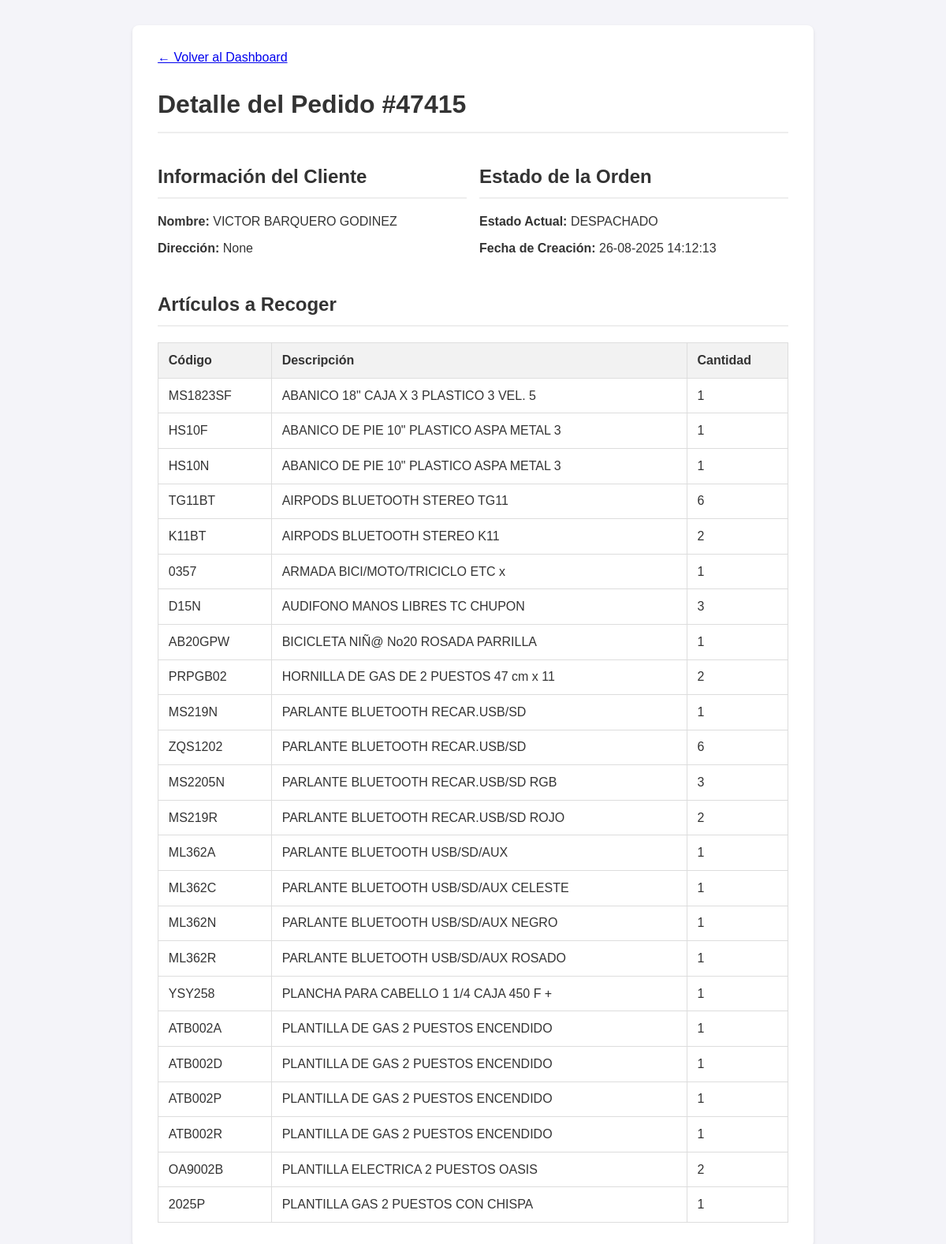
/orden/22 (signed in), run on an earlier commit of the app's database.
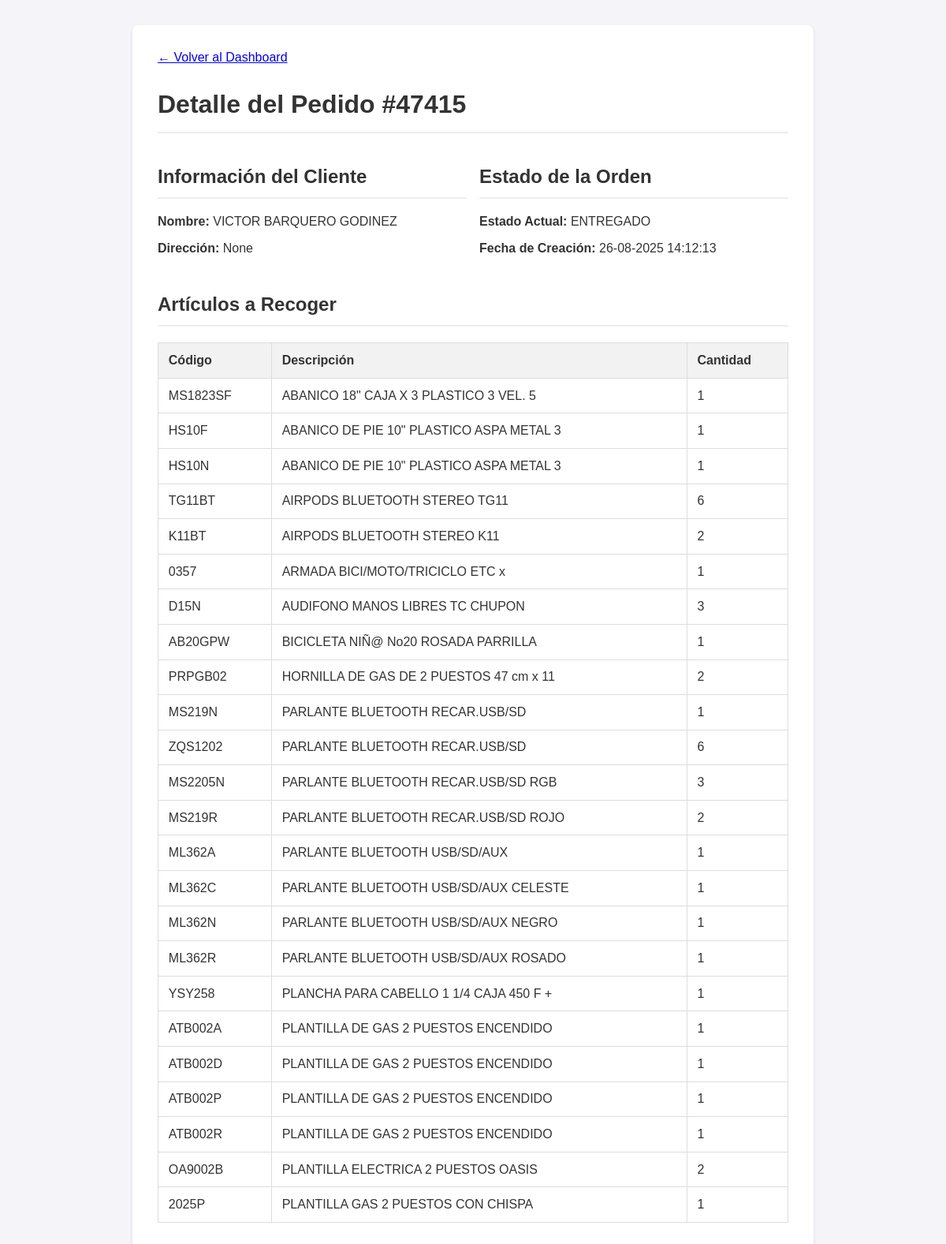
And on a later commit of the database.
### app.py (models this page shows, shortened)
class Orden(db.Model):
    id = db.Column(db.Integer, primary_key=True)
    numero_pedido = db.Column(db.String(50), unique=True, nullable=False)
    cliente_nombre = db.Column(db.String(200), nullable=False)
    cliente_direccion = db.Column(db.String(300), nullable=True)
    estado = db.Column(db.String(30), nullable=False, default='PENDIENTE')
    fecha_creacion = db.Column(db.DateTime, nullable=False, default=datetime.datetime.utcnow)
    lote_id = db.Column(db.Integer, db.ForeignKey('lote_picking.id'), nullable=True)
    items = db.relationship('ItemOrden', backref='orden', lazy=True, cascade="all, delete-orphan")
    fecha_inicio_picking = db.Column(db.DateTime, nullable=True)
    fecha_fin_picking = db.Column(db.DateTime, nullable=True)
    fecha_fin_packing = db.Column(db.DateTime, nullable=True)
    fecha_despacho = db.Column(db.DateTime, nullable=True)
    packer_id = db.Column(db.Integer, db.ForeignKey('user.id', ondelete='SET NULL'), nullable=True)
    packer = db.relationship('User', foreign_keys=[packer_id])
    devolucion_confirmada = db.Column(db.Boolean, default=False, nullable=False)
    bultos = db.relationship('Bulto', backref='orden', cascade="all, delete-orphan")
    hoja_de_ruta_id = db.Column(db.Integer, db.ForeignKey('hoja_de_ruta.id'), nullable=True)
    destino_id = db.Column(db.Integer, db.ForeignKey('destino.id'), nullable=True)
    destino = db.relationship('Destino', backref='ordenes')
    guia_encomienda = db.Column(db.String(100), nullable=True)
    nota_entrega = db.Column(db.Text, nullable=True)
    fecha_entrega_final = db.Column(db.DateTime, nullable=True)

### app.py (the view)
@app.route('/orden/<int:orden_id>')
@login_required
def detalle_orden(orden_id):
    orden = Orden.query.get_or_404(orden_id)
    return render_template('detalle_orden.html', orden=orden)

### app.py (called while the page is built)
@login_manager.user_loader
def load_user(user_id):
    return db.session.get(User, int(user_id))

@app.template_filter('localtime')
def to_localtime_filter(utc_datetime):
    if not utc_datetime: return ""
    local_tz = pytz.timezone('America/Costa_Rica')
    local_dt = utc_datetime.replace(tzinfo=pytz.utc).astimezone(local_tz)
    return local_dt.strftime('%d-%m-%Y %H:%M:%S')

### templates/detalle_orden.html (shortened to what this page needs)
<!DOCTYPE html>
<html lang="es">
<head>
</head>
<body>
    <div class="container">
        <a href="{{ url_for('dashboard') }}" class="back-link">← Volver al Dashboard</a>
        <h1>Detalle del Pedido #{{ orden.numero_pedido }}</h1>
        <div class="info-grid">
            <div>
                <h2>Información del Cliente</h2>
                <p><strong>Nombre:</strong> {{ orden.cliente_nombre }}</p>
                <p><strong>Dirección:</strong> {{ orden.cliente_direccion }}</p>
            </div>
            <div>
                <h2>Estado de la Orden</h2>
                <p><strong>Estado Actual:</strong> {{ orden.estado.replace('_', ' ') }}</p>
                <p><strong>Fecha de Creación:</strong> {{ orden.fecha_creacion | localtime }}</p>
            </div>
        </div>
        <h2>Artículos a Recoger</h2>
        <table>
            <thead>
                <tr>
                    <th>Código</th>
                    <th>Descripción</th>
                    <th>Cantidad</th>
                </tr>
            </thead>
            <tbody>
                {% for item in orden.items %}
                <tr>
                    <td>{{ item.codigo_articulo }}</td>
                    <td>{{ item.descripcion_articulo }}</td>
                    <td>{{ item.cantidad_solicitada }}</td>
                </tr>
                {% endfor %}
            </tbody>
        </table>
    </div>
</body>
</html>

What changed in the data, as far as the page shows it:
changed Orden "VICTOR BARQUERO GODINEZ": estado.replace "DESPACHADO" → "ENTREGADO"
